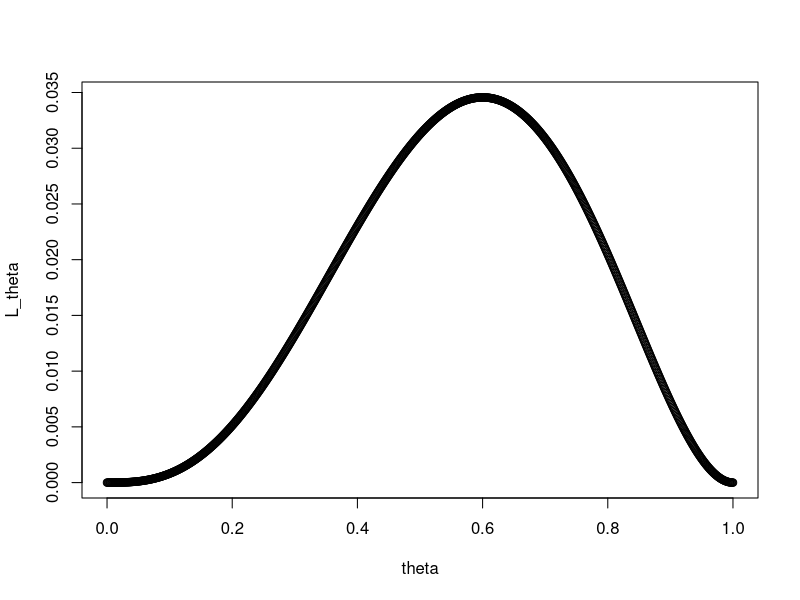
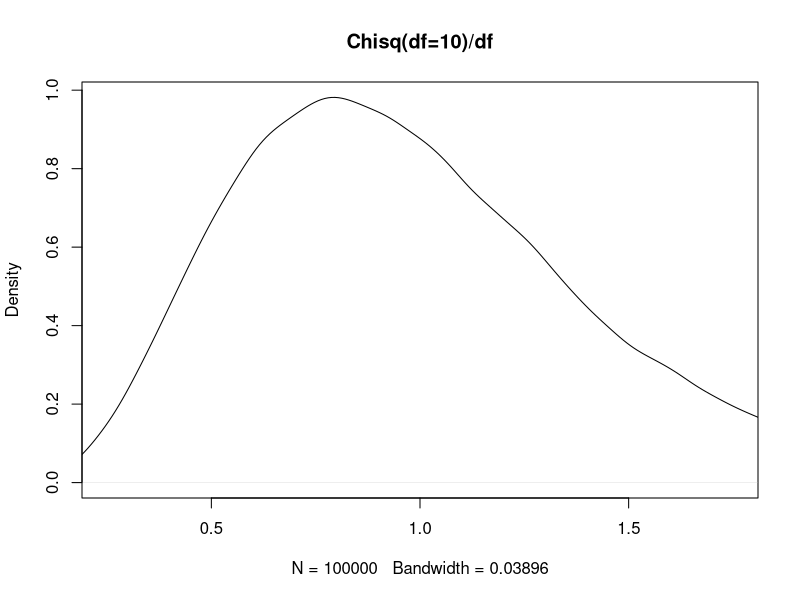
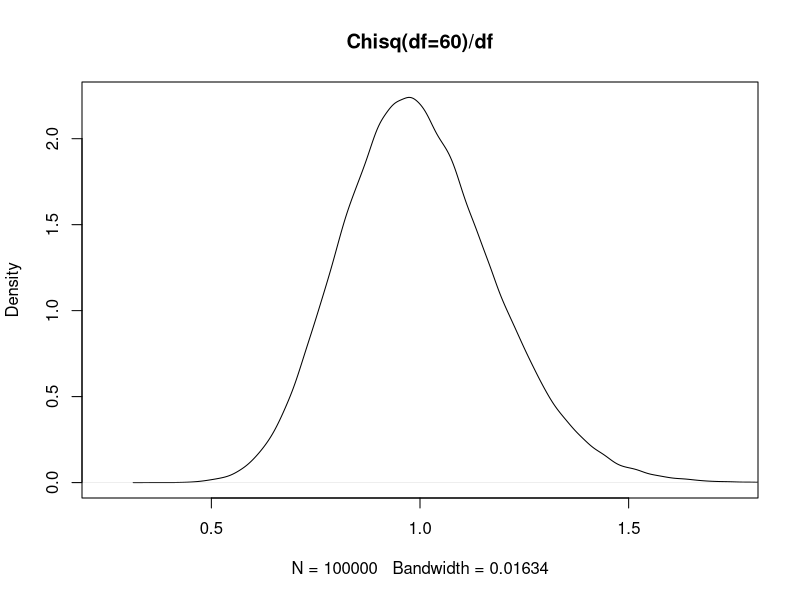
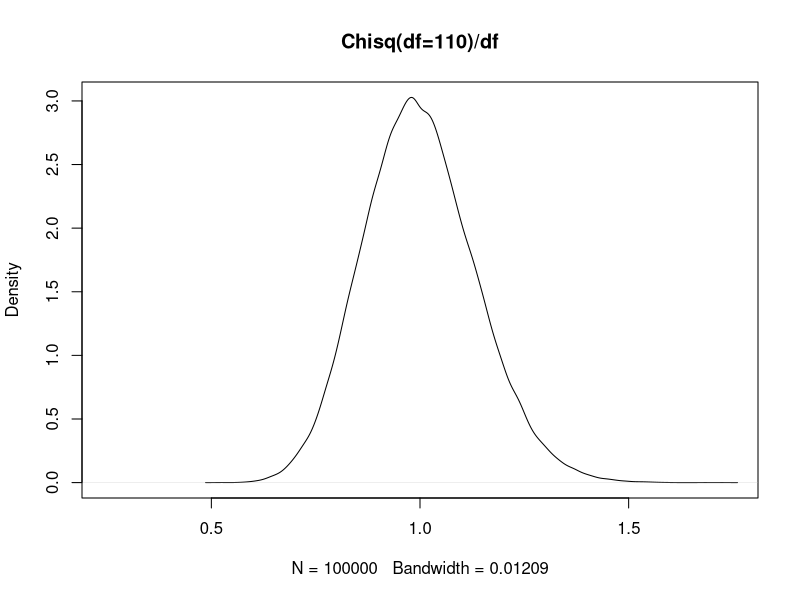
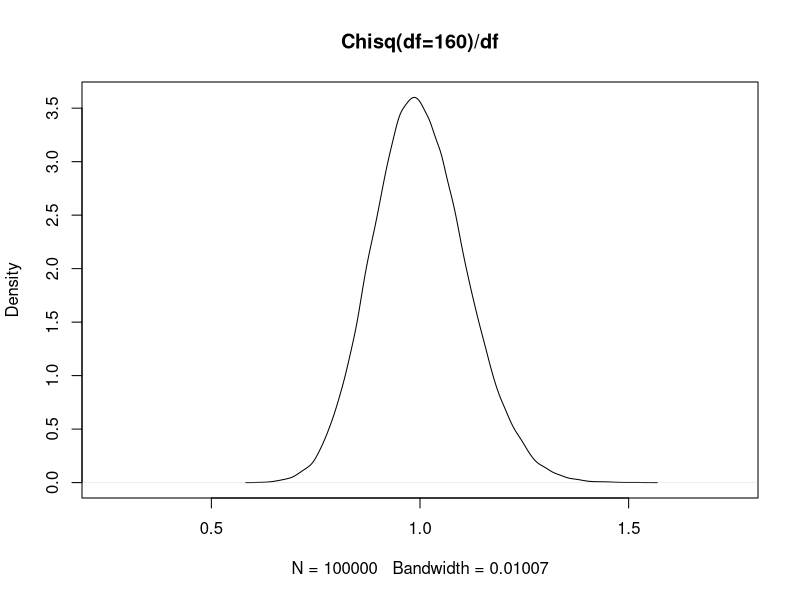
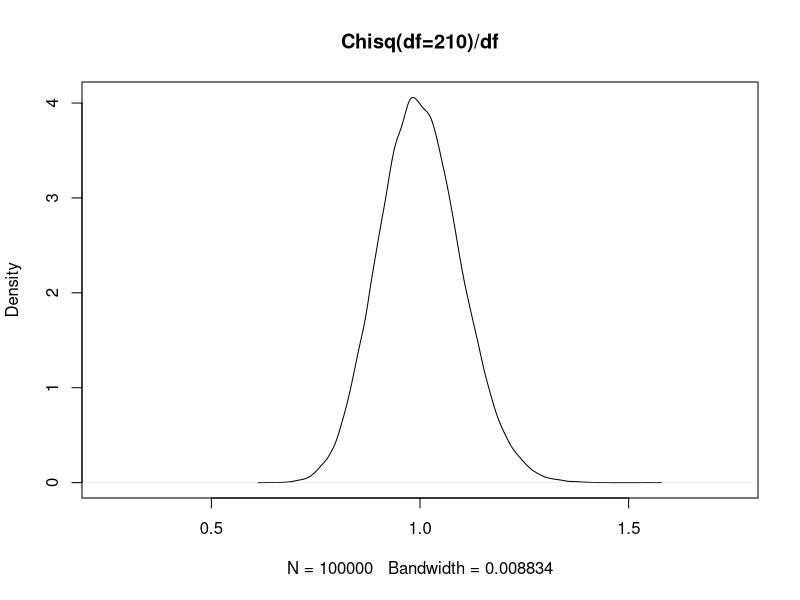
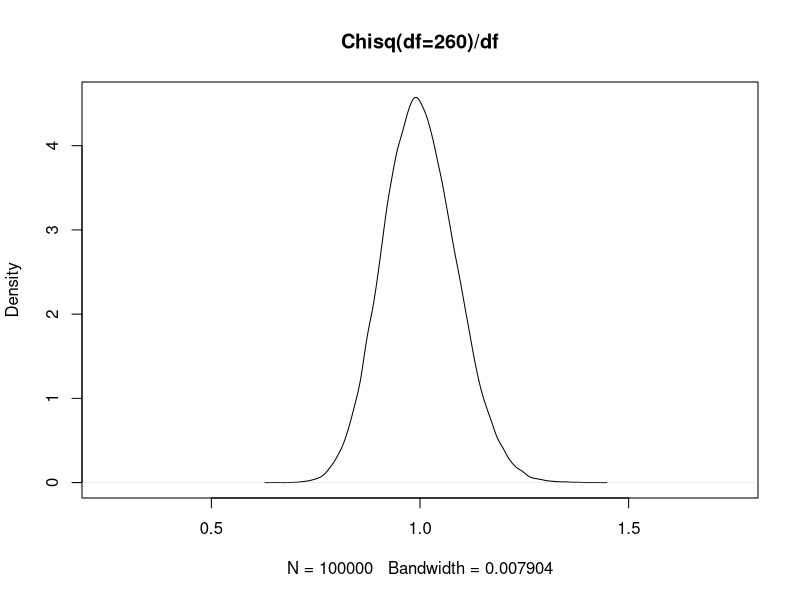
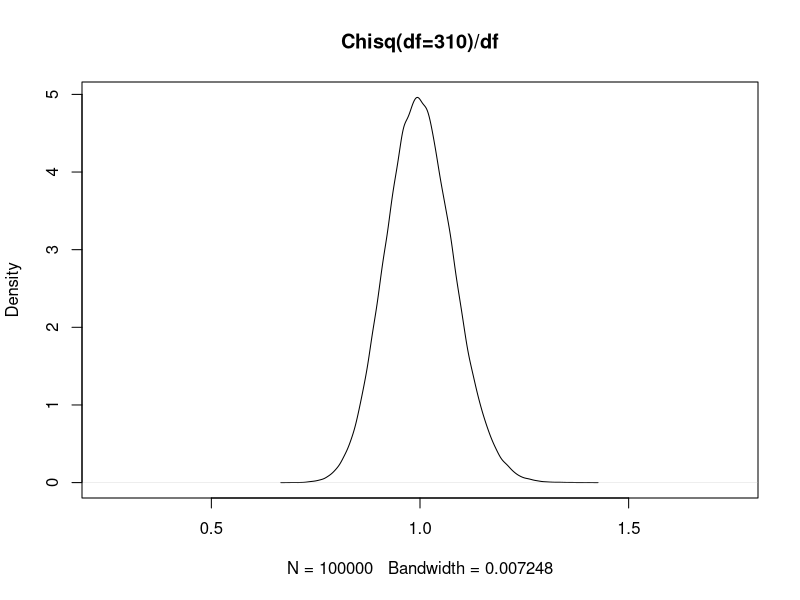

R code for these plots, in order:
#### R code for week 3-4 ####


################################
### Defining functions in R ####
################################

#Instead of using built-in functions often we write our own functions in R


# Here is an example of a function that takes a value, multiplies it by 2 and returns the output.
# the "x" within ( ) is called the argument of this function
# whenever you call this function, you will have to provide a value for this argument (x).
# Otherwise it won't work...

first_func=function(x){
  x*2
}

# Calling that function with argument 3... then it should return 6...
first_func(3)


#Let's define another function which will calculate the mean of a vector
#we know mean = sumof numbers/number of items
#Here is a more formal way of writing a function.
#Ideally the last line within a function should be a "return( )" command.
 
our_mean=function(x){
  m=sum(x)/length(x)
  return(m)
}

#calling our function with an argument.
our_mean(  c(2,4,6)  )



#We will show an example of using FUNCTION in calculating MLE



####################################
# Week-3, slide-11
# 1,0,1,1,0 are 5 iid samples from 
# Bernouli(theta) distribution
####################################

#saving the data under vector "d"
d=c(1,0,1,1,0)

# this following command calculates the density/mass for
# each data point for a specific value of theta (for example 0.4)
dbinom(d,size=1,prob = 0.4)


#Note: Bernoulli is Binomial with size=1 ( num of toss = 1)


# same calculation but for theta=0.45
dbinom(d,size=1,prob = 0.45)


# by definition Likelihood is the product of these individual densities/mass
# So this following line is the value of the likelihood function evaluated
# at theta=0.45. "prod" stands for product.
prod(dbinom(d,size=1,prob = 0.45))


# So we need to evaluate this function for all values of theta between 0 and 1
# Let's define theta as a vector of possible values.

theta=seq(0,1,by=0.001)

# we want to calculate the product of densities for each value of this theta vector.
# So lets define a function which will take theta as an argument and return 
# the product of the densities/mass as the output.

lik_hood=function(t){
  prod(dbinom(d,size=1,prob = t))
}


#lets try this function
lik_hood(0.45)
#the value matches to the one we got a moment ago.


# let's APPLY this funciton to the "theta" vector that we created.
# In other words, lets evaluate this function at each value of theta
# Lets also save the output as "L_theta"

L_theta = sapply( theta  , FUN = lik_hood)

# the above line takes each element from the vector "theta" passes on to the function
# called lik_hood (that we defined) and saves the output.


# Lets plot the likelihood function (the same picture you saw on week-3,slide-13)
plot(theta, L_theta)

#we want to find out that maximizes L_theta

theta[which.max(L_theta)]

#The ans is 0.6




##############
#Home work
##############

#say you have this follwing data from a poisson(lambda) distribution


d=c( 8,  3,  6,  2,  7,  2,  4,  5,  6,  5,
     5, 13,  5,  2,  2,  5,  8,  3,  6,  6,
     2,  4,  7,  5,  6,  4,  1,  3,  3,  5)


# 1. write a fucntion that will calculate the Likelihood under the poisson distribution,
#    using lambda as the argument.

# 2. Evaluate the likelihood function and plot it for 0<lambda<=3

# 3. Do you think the likelihood is maximized at 3? Or do you have doubt?

# 4. Let's use lambda between 0 and 10 now and plot the likelihood function.

# 5. find the value of lambda that maximizes the likelihood...








#################################################
#### A graph showing Chi-sq/df converges to 1 ###
#### Week_4, slide 23                         ###
#################################################

for(j in seq(10,1010,by=50)){
  plot(density(rchisq(100000,df=j)/j),main = paste0("Chisq(df=",j,")/df"),xlim=c(0.25,1.75))
  Sys.sleep(0.5)
}


#A chisq with a million df divided by its df...
plot(density(rchisq(100000,df=1000000)/1000000),xlim=c(0.25,1.75))


